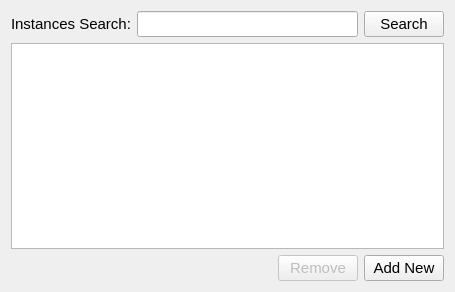
<?xml version="1.0" encoding="UTF-8"?>
<ui version="4.0">
 <class>ScriptInstanceManagerWidget</class>
 <widget class="QWidget" name="ScriptInstanceManagerWidget">
  <property name="geometry">
   <rect>
    <x>0</x>
    <y>0</y>
    <width>455</width>
    <height>292</height>
   </rect>
  </property>
  <property name="windowTitle">
   <string>Form</string>
  </property>
  <layout class="QVBoxLayout" name="verticalLayout">
   <item>
    <layout class="QHBoxLayout" name="horizontalLayout">
     <item>
      <widget class="QLabel" name="label">
       <property name="font">
        <font>
         <pointsize>11</pointsize>
        </font>
       </property>
       <property name="text">
        <string>Instances Search:</string>
       </property>
      </widget>
     </item>
     <item>
      <widget class="QLineEdit" name="lineEditSearchText">
       <property name="font">
        <font>
         <pointsize>11</pointsize>
        </font>
       </property>
      </widget>
     </item>
     <item>
      <widget class="QPushButton" name="pushButtonSearchInstances">
       <property name="font">
        <font>
         <pointsize>11</pointsize>
        </font>
       </property>
       <property name="text">
        <string>Search</string>
       </property>
      </widget>
     </item>
    </layout>
   </item>
   <item>
    <widget class="QListView" name="listView">
     <property name="font">
      <font>
       <pointsize>11</pointsize>
      </font>
     </property>
     <property name="editTriggers">
      <set>QAbstractItemView::NoEditTriggers</set>
     </property>
     <property name="selectionMode">
      <enum>QAbstractItemView::MultiSelection</enum>
     </property>
     <property name="selectionBehavior">
      <enum>QAbstractItemView::SelectRows</enum>
     </property>
    </widget>
   </item>
   <item>
    <layout class="QHBoxLayout" name="horizontalLayout_2">
     <item>
      <spacer name="horizontalSpacer">
       <property name="orientation">
        <enum>Qt::Horizontal</enum>
       </property>
       <property name="sizeHint" stdset="0">
        <size>
         <width>40</width>
         <height>20</height>
        </size>
       </property>
      </spacer>
     </item>
     <item>
      <widget class="QPushButton" name="pushButtonremoveInstance">
       <property name="enabled">
        <bool>false</bool>
       </property>
       <property name="font">
        <font>
         <pointsize>11</pointsize>
        </font>
       </property>
       <property name="text">
        <string>Remove</string>
       </property>
      </widget>
     </item>
     <item>
      <widget class="QPushButton" name="pushButtonAddNew">
       <property name="font">
        <font>
         <pointsize>11</pointsize>
        </font>
       </property>
       <property name="text">
        <string>Add New</string>
       </property>
      </widget>
     </item>
    </layout>
   </item>
  </layout>
 </widget>
 <resources/>
 <connections/>
</ui>
